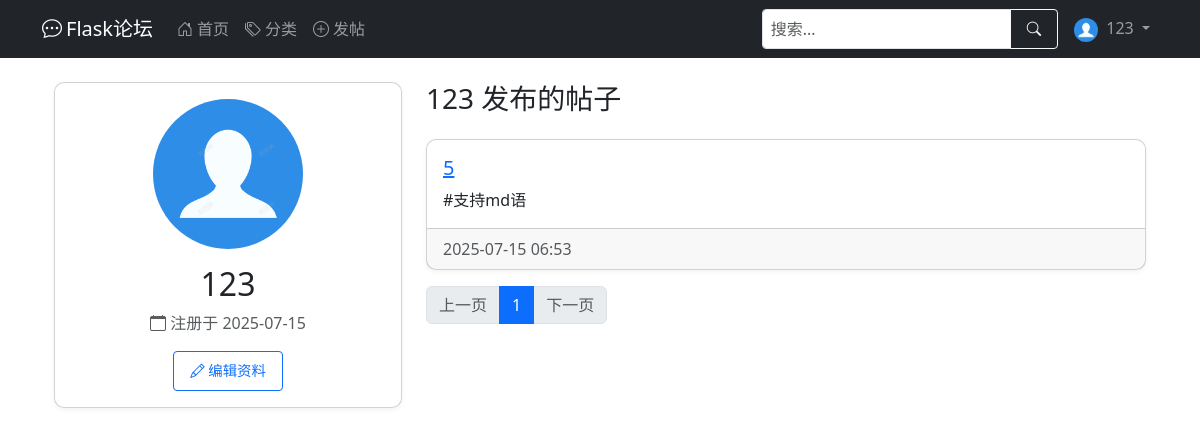
Page /user/123 (signed in) on the earlier database version.
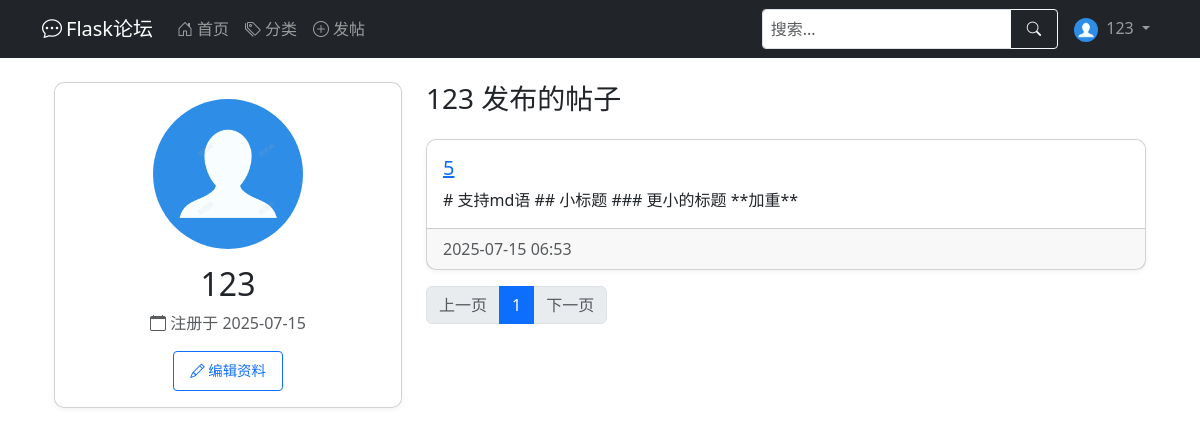
Same page on the later database version.
### app/models.py (models this page shows, shortened)
class User(UserMixin, db.Model):
    __tablename__ = 'user'
    id = db.Column(db.Integer, primary_key=True)
    username = db.Column(db.String(64), index=True, unique=True, nullable=False)
    email = db.Column(db.String(120), index=True, unique=True, nullable=False)
    password_hash = db.Column(db.String(128), nullable=False)
    created_at = db.Column(db.DateTime, default=datetime.utcnow)
    last_seen = db.Column(db.DateTime, default=datetime.utcnow)
    about_me = db.Column(db.Text)
    avatar = db.Column(db.String(120), default='default.jpg')  # 头像
    permissions = db.Column(db.Integer, default=Permissions.USER)
    posts = db.relationship('Post', backref='author', lazy='dynamic')  # 在Post处能查到作者，用法：Post.author
    def avatar_url(self):
        return url_for('static', filename=f'profile_pics/{self.avatar}', _external=True)

class Post(db.Model):
    __tablename__ = 'post'
    id = db.Column(db.Integer, primary_key=True)
    title = db.Column(db.String(100), nullable=False)
    content = db.Column(db.Text, nullable=False)
    created_at = db.Column(db.DateTime, default=datetime.utcnow)
    last_updated = db.Column(db.DateTime, default=datetime.utcnow, onupdate=datetime.utcnow)
    views = db.Column(db.Integer, default=0)  # 浏览量
    user_id = db.Column(db.Integer, db.ForeignKey('user.id'), nullable=False)  # 对应user.id
    category_id = db.Column(db.Integer, db.ForeignKey('category.id'))  # 对应category.id
    comments = db.relationship('Comment', backref='post', lazy='select')  # post.comment查到所有评论
    _comment_count = db.Column('comment_count', db.Integer, default=0)
    @property
    def comment_count(self):
        return self._comment_count
    @comment_count.setter
    def comment_count(self, value):
        self._comment_count = value

### app/routes.py (the view)
@main.route('/user/<username>')
def user_profile(username):
    user = User.query.filter_by(username=username).first_or_404()
    page = request.args.get('page', 1, type=int)
    per_page = current_app.config.get('POSTS_PER_PAGE', 10)
    query_ = base_posts_query().filter(Post.user_id == user.id)
    query1 = query_.order_by(Post.created_at.desc())
    pagination = query1.paginate(page=page, per_page=per_page)
    posts = create_posts_with_comment_count(pagination)
    return render_template('user_profile.html', user=user, posts=posts)

### app/models.py (called while the page is built)
@login_manager.user_loader
def load_user(user_id):
    return User.query.get(int(user_id))

### app/utils.py (called while the page is built)
def create_posts_with_comment_count(pagination, category=None):
    posts = []
    for post, comment_count_val in pagination.items:
        new_post = Post(
            id=post.id,
            title=post.title,
            content=post.content,
            created_at=post.created_at,
            last_updated=post.last_updated,
            views=post.views,
            user_id=post.user_id,
            category_id=post.category_id,
            _comment_count=comment_count_val,
            author=post.author
        )
        new_post.category = category or post.category
        posts.append(new_post)
    return CustomPagination(
        items=posts,
        page=pagination.page,
        per_page=pagination.per_page,
        total=pagination.total
    )

def base_posts_query():
    comment_count = db.session.query(
        Comment.post_id,
        func.count(Comment.id).label('comment_count')
    ).group_by(Comment.post_id).subquery()  # 修正位置
    return db.session.query(
        Post,
        func.coalesce(comment_count.c.comment_count, 0).label('comment_count')
    ).outerjoin(
        comment_count, Post.id == comment_count.c.post_id
    ).options(
        joinedload(Post.author),
        joinedload(Post.category)
    )

    def iter_pages(self, left_edge=2, left_current=2, right_current=5, right_edge=2):
        last = 0
        for num in range(1, self.pages + 1):
            if num <= left_edge or \
                    (self.page - left_current - 1 < num < self.page + right_current) or \
                    num > self.pages - right_edge:
                if last + 1 != num:
                    yield None
                yield num
                last = num

### app/templates/user_profile.html (shortened to what this page needs)
{% extends "base.html" %}
{% import "_pagination.html" as pagination %}
{% block content %}
<div class="container mt-4">
    <div class="row">
        <div class="col-md-4">
            <div class="card">
                <div class="card-body text-center">
                    <img src="{{ user.avatar_url() }}"
                         class="rounded-circle mb-3" width="150" alt="头像">
                    <h2>{{ user.username }}</h2>
                    <p class="text-muted">
                        <i class="bi bi-calendar"></i> 注册于 {{ user.created_at.strftime('%Y-%m-%d') }}
                    </p>
                    {% if current_user == user %}
                    <a href="{{ url_for('main.edit_profile') }}"
                       class="btn btn-outline-primary btn-sm">
                        <i class="bi bi-pencil"></i> 编辑资料
                    </a>
                    {% endif %}
                </div>
            </div>
        </div>
        <div class="col-md-8">
            <h3 class="mb-4">{{ user.username }} 发布的帖子</h3>
            {% if posts.items %}
            {% for post in posts.items %}
            <div class="card mb-3">
                <div class="card-body">
                    <h5 class="card-title">
                        <a href="{{ url_for('main.post_detail', post_id=post.id) }}">
                            {{ post.title }}
                        </a>
                    </h5>
                    <p class="card-text">{{ post.content | truncate(200) }}</p>
                </div>
                <div class="card-footer text-muted">
                    {{ post.created_at.strftime('%Y-%m-%d %H:%M') }}
                </div>
            </div>
            {% endfor %}
            <nav aria-label="Page navigation">
                <ul class="pagination">
                    <li class="page-item {% if not posts.has_prev %}disabled{% endif %}">
                        <a class="page-link"
                           href="{{ url_for('main.user_profile', username=user.username, page=posts.prev_num) }}">
                            上一页
                        </a>
                    </li>
                    {% for page_num in posts.iter_pages(left_edge=1, right_edge=1, left_current=2, right_current=3) %}
                    {% if page_num %}
                    <li class="page-item {% if page_num == posts.page %}active{% endif %}">
                        <a class="page-link"
                           href="{{ url_for('main.user_profile', username=user.username, page=page_num) }}">
                            {{ page_num }}
                        </a>
                    </li>
                    {% else %}
                    <li class="page-item disabled"><span class="page-link">...</span></li>
                    {% endif %}
                    {% endfor %}
                    <li class="page-item {% if not posts.has_next %}disabled{% endif %}">
                        <a class="page-link"
                           href="{{ url_for('main.user_profile', username=user.username, page=posts.next_num) }}">
                            下一页
                        </a>
                    </li>
                </ul>
            </nav>
            {% else %}
            <div class="alert alert-info">
                该用户还没有发布过任何帖子
            </div>
            {% endif %}
        </div>
    </div>
</div>
{% endblock %}

### app/templates/base.html (shortened to what this page needs)
<!DOCTYPE html>
<html lang="zh" data-bs-theme="auto">
<head>
    <link href="/static/css/bootstrap.min.css" rel="stylesheet">
    <link rel="stylesheet" href="/static/css/bootstrap-icons.css">
</head>
<body>
<nav class="navbar navbar-expand-lg navbar-dark bg-dark desktop-nav">
    <div class="container">
        <a class="navbar-brand" href="{{ url_for('main.index') }}">
            <i class="bi bi-chat-dots me-1"></i>Flask论坛
        </a>
        <div class="collapse navbar-collapse" id="mainNavbar">
            <ul class="navbar-nav me-auto">
                <li class="nav-item">
                    <a class="nav-link" href="{{ url_for('main.index') }}">
                        <i class="bi bi-house-door me-1"></i>首页
                    </a>
                </li>
                <li class="nav-item">
                    <a class="nav-link" href="{{ url_for('main.list_categories') }}">
                        <i class="bi bi-tags me-1"></i>分类
                    </a>
                </li>
                <li class="nav-item">
                    <a class="nav-link" href="{{ url_for('main.create_post') }}">
                        <i class="bi bi-plus-circle me-1"></i>发帖
                    </a>
                </li>
            </ul>
            <form class="d-flex me-2 my-2 my-lg-0" action="{{ url_for('main.index') }}" method="get">
                <div class="input-group">
                    <input type="search" name="q" class="form-control form-control-sm" placeholder="搜索..."
                           aria-label="搜索" value="{{ request.args.get('q', '') }}">
                    <button class="btn btn-outline-light btn-sm" type="submit">
                        <i class="bi bi-search"></i>
                    </button>
                </div>
            </form>
            <ul class="navbar-nav">
                {% if current_user.is_authenticated %}
                <li class="nav-item dropdown">
                    <a class="nav-link dropdown-toggle" href="#" id="userDropdown" role="button"
                       data-bs-toggle="dropdown" aria-expanded="false">
                        <img src="{{ current_user.avatar_url() }}" class="rounded-circle me-1" width="24" height="24"
                             alt="头像">
                        {{ current_user.username }}
                    </a>
                </li>
                {% endif %}
            </ul>
        </div>
    </div>
</nav>
<main class="container mt-3 mb-5">
    {% block content %}{% endblock %}
</main>
</body>
</html>

### app/templates/base.html (style rules this page uses)
:root { --mobile-nav-height: 56px; }
@media (min-width: 769px) { .desktop-nav { display: block; } }
input, textarea, select { font-size: 16px !important; }
.card { margin-bottom: 15px; border-radius: 10px; box-shadow: 0 2px 5px rgba(0,0,0,0.05); }
.btn { padding: 8px 16px; font-size: 0.9rem; }

Differences in the rows shown:
changed Post: content "#支持md语" → "# 支持md语 ## 小标题 ### 更小的标题 **加重**"
